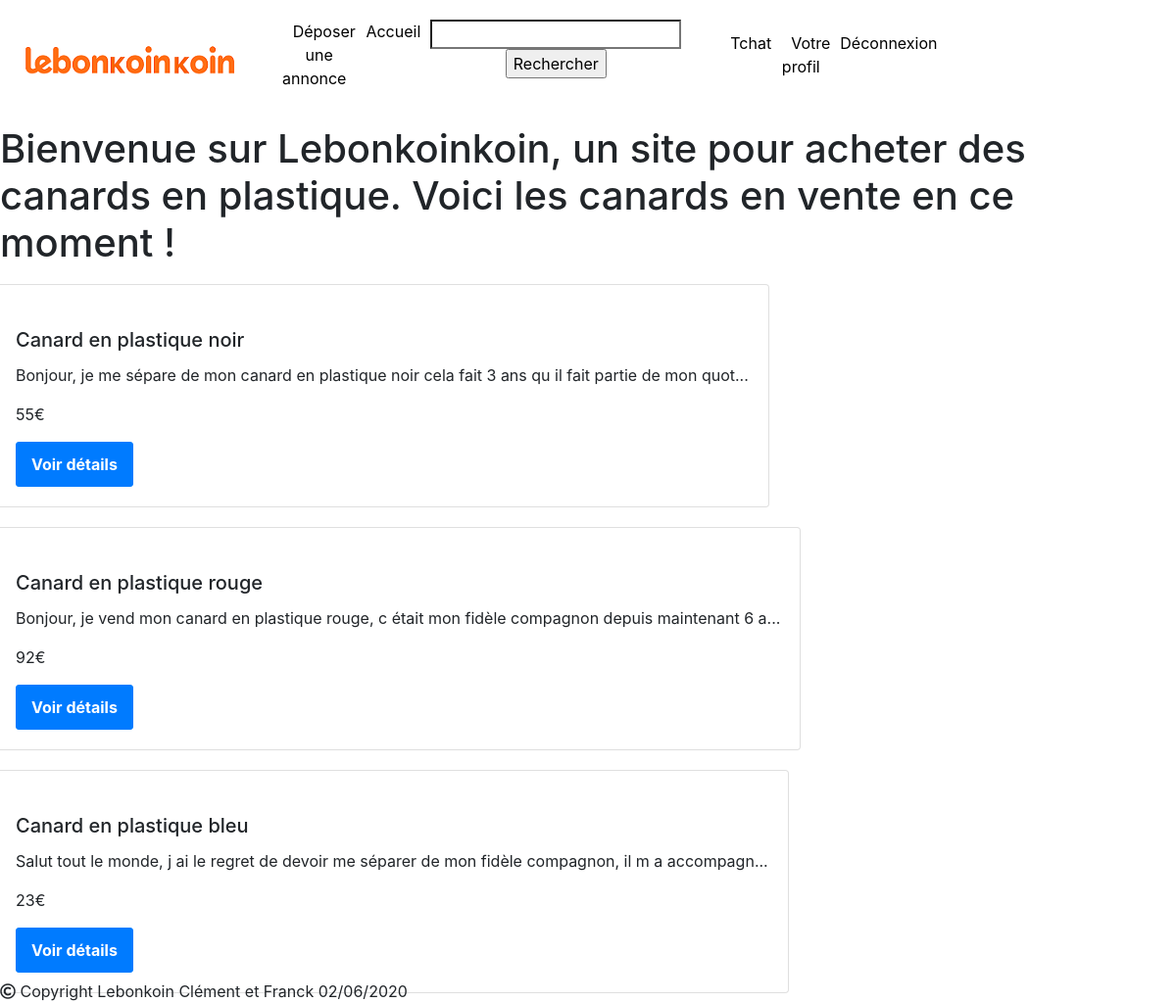
/index.php (signed in), run on the app's committed database.
### tables this page shows
CREATE TABLE `annonce` (
  `id_annonce` int(3) NOT NULL,
  `titre` varchar(255) NOT NULL,
  `descriptions` varchar(255) NOT NULL,
  `prix` varchar(10) NOT NULL,
  `url_img1` varchar(500) DEFAULT NULL,
  `url_img2` varchar(500) DEFAULT NULL,
  `url_img3` varchar(500) DEFAULT NULL
);

### index.php (the view, shortened to what this page needs)
<?php include "inc\header.php" ?>
<h1>Bienvenue sur Lebonkoinkoin, un site pour acheter des canards en plastique. Voici les canards en vente en ce moment !</h1>
<div class="row" id="annonce">
        <?php $result = $pdo->query("SELECT * FROM annonce");
                    while($annonce = $result->fetch(PDO::FETCH_OBJ)) { ?>
                <div class="card">
                        <div class="card-body">
                                <h5 class="card-title"><?php echo $annonce->titre ;?></h5>
                                <p><?php echo substr($annonce->descriptions, 0, 100) . "...";?></p>
                                <p><?php echo ($annonce->prix ) . "€" ;?></p>
                                <a href="" class="btn btn-primary">Voir détails</a>
                        </div>
                </div>
        <?php } ?>
</div>
<?php include "inc\jooter.php" ?>

### css/style.css (style rules this page uses)
.btn { text-decoration: none; padding: 10px 15px; border-radius: 3px; font-weight: bold; }
.card { margin: 10px; }
body { list-style: none; cursor:url(https://images.toucharger.com/img/graphiques/curseurs/animaux/canard/canard.68408.gif), auto; }

### data on the page
annonce: titre "Canard en plastique noir", descriptions "Bonjour, je me sépare de mon canard en plastique noir cela fait 3 ans qu il fait partie de mon quot", prix "55"
annonce: titre "Canard en plastique rouge", descriptions "Bonjour, je vend mon canard en plastique rouge, c était mon fidèle compagnon depuis maintenant 6 a", prix "92"
annonce: titre "Canard en plastique bleu", descriptions "Salut tout le monde, j ai le regret de devoir me séparer de mon fidèle compagnon, il m a accompagn", prix "23"
